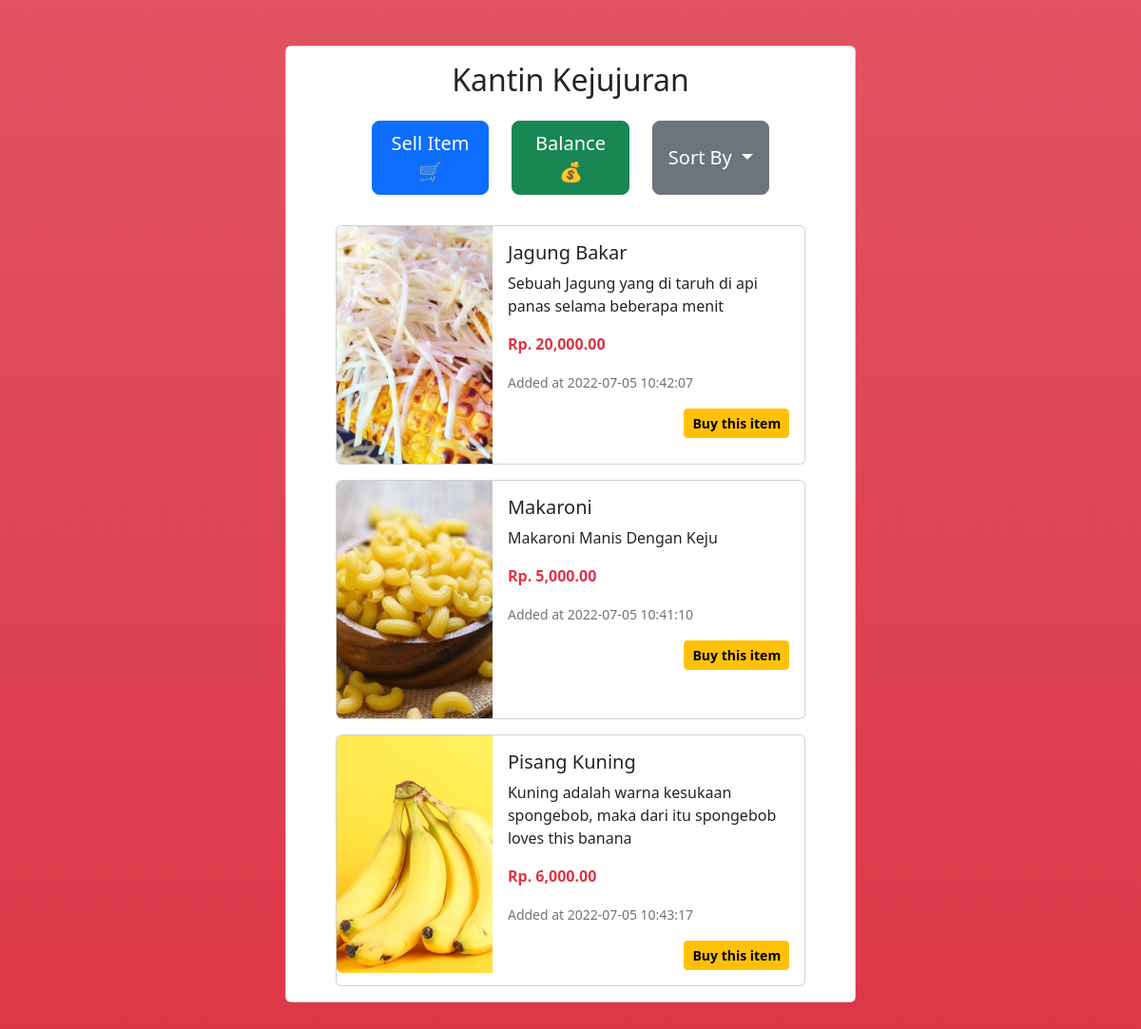
Page /?name=name on the committed database.
### tables this page shows
CREATE TABLE `products` (
  `product_id` int(11) NOT NULL,
  `product_name` varchar(255) NOT NULL,
  `product_image` varchar(255) NOT NULL,
  `product_description` text NOT NULL,
  `product_price` varchar(255) NOT NULL,
  `product_sold` int(1) NOT NULL DEFAULT 0 COMMENT '1 sold',
  `created_at` timestamp NOT NULL DEFAULT current_timestamp()
);

### index.php (the view, shortened to what this page needs)
<?php include "connection.php" ?>
<!doctype html>
<html lang="en">
<head>
    <link rel="stylesheet" href="css/style.css">
    <link href="https://cdn.jsdelivr.net/npm/bootstrap@5.2.0-beta1/dist/css/bootstrap.min.css" rel="stylesheet">
</head>
<body class="bg-danger bg-gradient pt-5">
    <main>
        <div class="col-6 mx-auto my-0">
            <div class="card main-card">
                <h2 class="text-center mt-3">Kantin Kejujuran</h2>
                <div class="row p-3 justify-content-center">
                    <div class="col-3 d-grid">
                        <button class="btn btn-primary btn-lg" data-bs-toggle="modal" data-bs-target="#exampleModal1">Sell Item 🛒</button>
                    </div>
                    <div class="col-3 d-grid">
                        <button type="button" class="btn btn-success btn-lg" data-bs-toggle="modal" data-bs-target="#exampleModal2">
                            Balance 💰
                        </button>
                    </div>
                    <div class="col-3 d-grid  ">
                        <div class="btn-group">
                            <button type="button" class="btn btn-secondary btn-lg dropdown-toggle" data-bs-toggle="dropdown" aria-expanded="false">
                                Sort By
                            </button>
                        </div>
                    </div>
                </div>
                <div class="row mb-4 justify-content-center">
                    <div class="col-10">
                        <?php
                        if (isset($_GET["name"])) {
                            $queries = mysqli_query($conn, "SELECT * FROM products WHERE product_sold = 0 ORDER BY product_name ASC");
                        } elseif (isset($_GET["date"])) {
                            $queries = mysqli_query($conn, "SELECT * FROM products WHERE product_sold = 0 ORDER BY created_at ASC");
                        } else {
                            $queries = mysqli_query($conn, "SELECT * FROM products WHERE product_sold = 0");
                        }
                        while ($data = mysqli_fetch_array($queries)) {
                            $formatted = number_format($data['product_price'], 0, '.', ',');
                            $prefix = 'Rp. ';
                            $suffix = '.00';
                            $balance = $prefix . $formatted . $suffix;
                        ?>
                            <div class="card mt-3">
                                <div class=" row g-0">
                                    <div class="col-md-4">
                                        <img src="imgs/<?= $data['product_image'] ?>" alt="Product Image" class="img-fluid rounded-start product-img">
                                    </div>
                                    <div class="col-md-8">
                                        <div class="card-body">
                                            <h5 class="card-title"><?= $data['product_name'] ?></h5>
                                            <p class="card-text"><?= $data['product_description'] ?></p>
                                            <p class="card-text fw-semibold text-danger"><?= $balance ?></p>
                                            <p class="card-text"><small class="text-muted">Added at <?= $data['created_at'] ?></small></p>
                                            <a href="functions/buy.php?id=<?= $data['product_id'] ?>">
                                                <button class="btn btn-warning btn-sm float-end mb-3 fw-semibold" onclick="alert('Berhasil Membeli')">Buy this item</button>
                                            </a>
                                        </div>
                                    </div>
                                </div>
                            </div>
                        <?php } ?>
                    </div>
                </div>
            </div>
        </div>
    </main>
</body>
</html>

### css/style.css (style rules this page uses)
body { height: 100vh; }
main .main-card { overflow-y: scroll; height:85vh; overflow-x:hidden; }
img.product-img { object-fit:cover; height:250px; width:250px; }

### rows in the picture
products: product_image (picture), product_name "Jagung Bakar", product_description "Sebuah Jagung yang di taruh di api panas selama beberapa menit", product_price "Rp. 20,000.00", created_at "2022-07-05 10:42:07"
products: product_image (picture), product_name "Makaroni", product_description "Makaroni Manis Dengan Keju", product_price "Rp. 5,000.00", created_at "2022-07-05 10:41:10"
products: product_image (picture), product_name "Pisang Kuning", product_description "Kuning adalah warna kesukaan spongebob, maka dari itu spongebob loves this banana", product_price "Rp. 6,000.00", created_at "2022-07-05 10:43:17"
